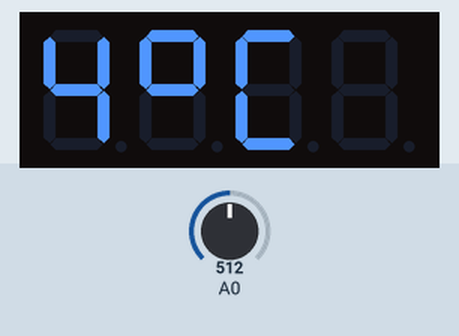
A sketch run on a simulated Arduino Uno, built with avr-gcc and run on an emulated ATmega328P. On the bench: 4-digit seven-segment display. Wiring (inferred from the names in the program): 4-digit 7-segment display, segments lit when HIGH: segments pin 3, pin 4, pin 5, pin 6, pin 7, pin 8, pin 9; digit selects pin 10, pin 11, pin 12, pin 13. Inputs (shaded band) come from the test bench; at power-on: A0 = 512. The segment pins are drawn as the display they are named for.

Above: at 1.2 s.
1.3 s: A0 set to 716
At 2.9 s:
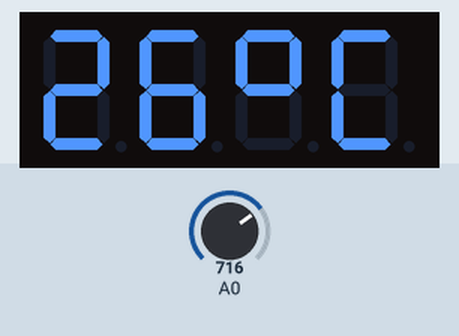
3.1 s: A0 set to 900
At 4.7 s:
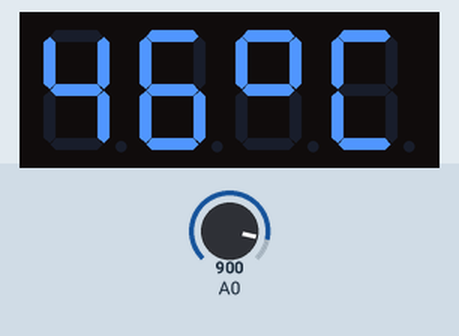
4.9 s: A0 set to 1023
At 7.0 s:
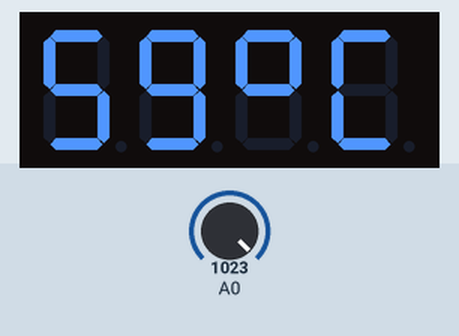
Timing chart, 0 to 8.5 s (numbered marks = the images above; inputs shaded):
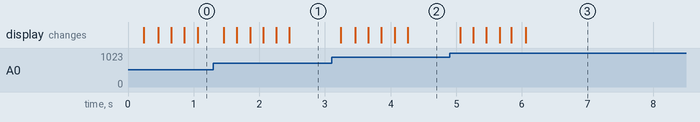

The sketch:

p7_thermometer.ino
```cpp
#include <MsTimer2.h>

// Pins to segments
const byte segs[7]= {3,4,5,6,7,8,9}; //a-b-c-d-e-f-g
// Pins to digits
const byte digs[4]= {10,11,12,13}; // 1-2-3-4
// Digits 0 to 9
const byte digits[10]= {0b00111111, 0b00000110, 0b01011011,
            0b01001111, 0b01100110, 0b01101101, 0b01111101,
            0b00000111, 0b01111111, 0b01101111};
// Symbols
const byte MINUS = {0b01000000};
const byte POINT = {0b10000000};
const byte DEGREE = {0b01100011};
const byte CELSIUS = {0b00111001};

const unsigned int SAMPLE_SIZE = 40;
const unsigned int MOV_AVG_SIZE = 5;

// Current digit values
volatile byte bytes[]= {0,0,0,0};

int sampling_buffer[SAMPLE_SIZE];
int moving_avg[MOV_AVG_SIZE];
unsigned int curr_sample = 0;
unsigned int curr_avg = 0;

void setup() {
    Serial.begin(9600);
    analogReference(INTERNAL);
    for (int pin = 3; pin <= 13; pin++) {
        pinMode(pin, OUTPUT);
    }
    MsTimer2::set(5, handle);
    MsTimer2::start();
}

void loop() {
}


void handle() {
    addSample();
    if (curr_sample ==  0) {
        int temp = temperature();
        displayNumber(temp);
    }
    multiplexate();
}

void displayNumber(int number) {
    for (int i = 0; i < 4; i++) {
        bytes[i] = 0;
    }
    int pos = 0;
    int abs_num = number;
    if (number < 0) {
        abs_num = number * -1;
        bytes[pos] = MINUS;
        pos++;
    }
    if (abs_num > 9) {
        int fst_digit = abs_num / 10;
        bytes[pos] = digits[fst_digit];
        pos++;
    }
    int scd_digit = abs_num % 10;
    bytes[pos] = digits[scd_digit];
    pos++;
    bytes[pos] = DEGREE;
    pos++;
    if (number >= -9) {
        bytes[pos] = CELSIUS;
    }
}

void addSample() {
    int value = analogRead(0);
    //Serial.println(value);
    sampling_buffer[curr_sample] = value;
    if (++curr_sample == SAMPLE_SIZE) {
        addMean();
        curr_sample = 0;
    }
}

void addMean() {
    int sum = 0;
    for (int i = 0; i < SAMPLE_SIZE; i++) {
        sum += sampling_buffer[i];
    }
    int avg = sum / SAMPLE_SIZE;
    moving_avg[curr_avg] = avg;

    if (++curr_avg == MOV_AVG_SIZE) {
        curr_avg = 0;
    }
}

// Measure range -50 to 60 Celsius
// 0 Celsius = 500mV
// Celsius = (Voltage - ((1025 * 500) /  1100)) * (110 / 1024)
int temperature() {
    int sum = 0;
    for (int i = 0; i < MOV_AVG_SIZE; i++) {
        sum += moving_avg[i];
    }
    int avg = sum / MOV_AVG_SIZE;
    float celsius = ((float)avg - ((1025.0 * 500.0) /  1100.0)) * (110.0 / 1024.0);

    return (int)celsius;
}

void multiplexate() {
    static int pos = 0;
    printData(bytes[pos]);
    for (int i = 0; i <= 3; i++) {
        if (i == pos) {
          digitalWrite(digs[i], LOW);
        } else {
          digitalWrite(digs[i], HIGH);
        }
    }
    pos = ++pos % 4;
}

void printData(byte value) {
  for (int seg = 0; seg < 7; seg++) {
      digitalWrite(segs[seg], bitRead(value, seg));
  }
}
```

Measured:
- after the input at 1.3 s, the display: first changes after 0.16 s (image 1 shows a later state)
- after the input at 3.1 s, the display: first changes after 0.14 s (image 2 shows a later state)
- after the input at 4.9 s, the display: first changes after 0.16 s (image 3 shows a later state)
